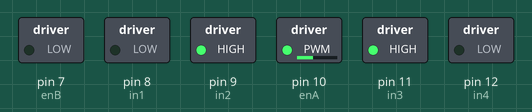
A sketch run on a simulated Arduino Uno, built with avr-gcc and run on an emulated ATmega328P. Parts: switched loads named in the sketch (green lamp = pin HIGH).

Above: at 0.1 s.
Timing chart, 0 to 1.6 s (numbered marks = the images above):
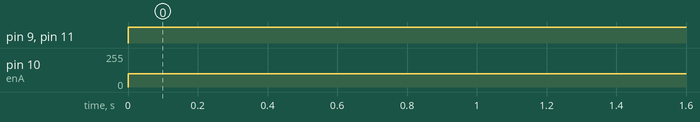

Measured:
- by itself, pin 9 (in2), pin 11 (in3): LOW → HIGH at 0.00 s
- by itself, pin 10 (enA): 0/255 → 100/255 at 0.00 s

The sketch:

L298N-motor-driver.ino
```cpp
// Motor sürücümüze bağladığımız pinleri tanımlıyoruz
const int in1 = 8;     // ileri sürme
const int in2 = 9;     // geri sürme
const int enA = 10;    // enable pini ile 0-255 arasında analog değer veriyoruz

const int in3 = 11;     // ileri sürme
const int in4 = 12;     // geri sürme
const int enB = 7;

void setup() {
  // put your setup code here, to run once:

//Tüm pinlerden güç çıkışı olacağı için OUTPUT olarak ayarladık.
pinMode(in1, OUTPUT);
pinMode(in2, OUTPUT);
pinMode(enA, OUTPUT);
pinMode(in3, OUTPUT);
pinMode(in4, OUTPUT);
pinMode(enB, OUTPUT);

}

void loop() {
  // put your main code here, to run repeatedly:


digitalWrite(in2, HIGH); // ileri aktif
digitalWrite(in1, LOW);  // geri pasif
analogWrite(enA, 100);  // hız 100 / 255 oranında


digitalWrite(in3, HIGH); // ileri aktif
digitalWrite(in4, LOW);  // geri pasif
analogWrite(enB, 100);  // hız 100 / 255 oranında

}
```
